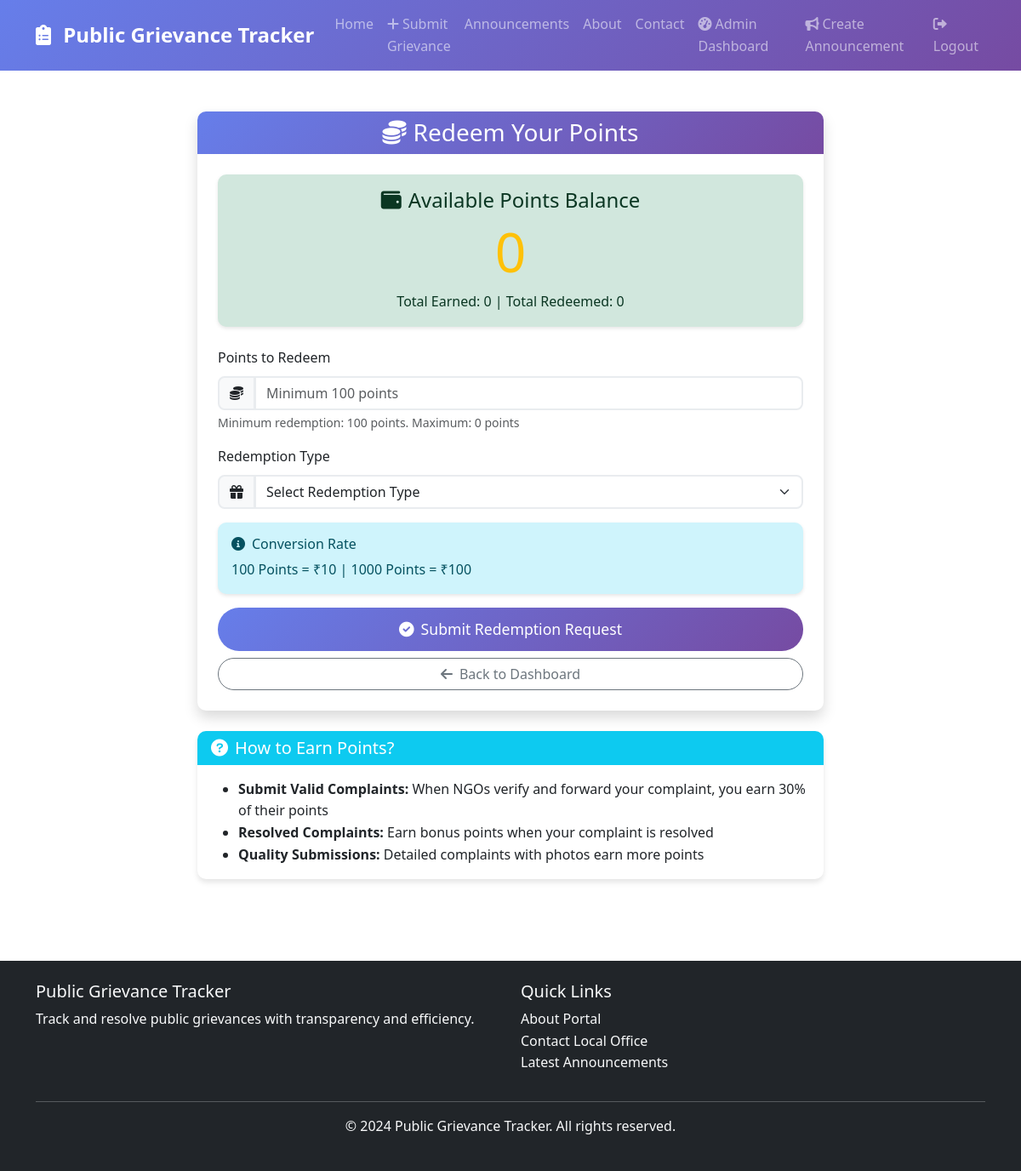
/redeem-points (signed in), run on the app's committed database.
### app.py (models this page shows)
class User(UserMixin, db.Model):
    id = db.Column(db.Integer, primary_key=True)
    aadhaar_number = db.Column(db.String(12), unique=True, nullable=False)
    full_name = db.Column(db.String(100), nullable=False)
    email = db.Column(db.String(120), unique=True, nullable=False)
    phone = db.Column(db.String(10), nullable=False)
    state = db.Column(db.String(50))  # User's state
    district = db.Column(db.String(50))  # User's district
    role = db.Column(db.String(20), nullable=False)  # 'citizen', 'admin', or 'ngo'
    assigned_area = db.Column(db.String(100))  # For admin users
    organization_name = db.Column(db.String(200))  # For NGO users
    registration_number = db.Column(db.String(50))  # NGO registration number
    ngo_type = db.Column(db.String(100))  # Type of NGO (social welfare, environment, etc.)
    points_balance = db.Column(db.Integer, default=0)
    total_points_earned = db.Column(db.Integer, default=0)
    total_points_redeemed = db.Column(db.Integer, default=0)
    created_at = db.Column(db.DateTime, default=datetime.utcnow)

### app.py (the view, shortened to what this page needs)
@app.route('/redeem-points', methods=['GET', 'POST'])
@login_required
def redeem_points():
    return render_template('redeem_points.html')

### app.py (called while the page is built)
@login_manager.user_loader
def load_user(user_id):
    return User.query.get(int(user_id))

### templates/redeem_points.html (shortened to what this page needs)
{% extends "base.html" %}
{% block content %}
<div class="container py-5">
    <div class="row justify-content-center">
        <div class="col-md-8">
            <div class="card shadow">
                <div class="card-header text-white text-center" style="background: linear-gradient(135deg, #667eea 0%, #764ba2 100%);">
                    <h3 class="mb-0">
                        <i class="fas fa-coins me-2"></i>Redeem Your Points
                    </h3>
                </div>
                <div class="card-body p-4">
                    <div class="alert alert-success text-center mb-4">
                        <h4 class="mb-2">
                            <i class="fas fa-wallet me-2"></i>Available Points Balance
                        </h4>
                        <h1 class="display-3 mb-0 text-warning">{{ current_user.points_balance }}</h1>
                        <p class="mb-0 mt-2">Total Earned: {{ current_user.total_points_earned }} | Total Redeemed: {{ current_user.total_points_redeemed }}</p>
                    </div>
                    <form method="POST">
                        <div class="mb-3">
                            <label for="points" class="form-label">Points to Redeem</label>
                            <div class="input-group">
                                <span class="input-group-text">
                                    <i class="fas fa-coins"></i>
                                </span>
                                <input type="number" class="form-control" id="points" name="points"
                                       min="100" max="{{ current_user.points_balance }}" required
                                       placeholder="Minimum 100 points">
                            </div>
                            <div class="form-text">Minimum redemption: 100 points. Maximum: {{ current_user.points_balance }} points</div>
                        </div>
                        <div class="mb-3">
                            <label for="redemption_type" class="form-label">Redemption Type</label>
                            <div class="input-group">
                                <span class="input-group-text">
                                    <i class="fas fa-gift"></i>
                                </span>
                                <select class="form-select" id="redemption_type" name="redemption_type" required onchange="updateRedemptionDetails()">
                                    <option value="">Select Redemption Type</option>
                                </select>
                            </div>
                        </div>
                        <div class="alert alert-info">
                            <h6><i class="fas fa-info-circle me-2"></i>Conversion Rate</h6>
                            <p class="mb-0">100 Points = ₹10 | 1000 Points = ₹100</p>
                        </div>
                        <div class="d-grid gap-2">
                            <button type="submit" class="btn btn-lg" style="background: linear-gradient(135deg, #667eea 0%, #764ba2 100%); color: white; border: none;">
                                <i class="fas fa-check-circle me-2"></i>Submit Redemption Request
                            </button>
                            <a href="{{ url_for('citizen_dashboard') if current_user.role == 'citizen' else url_for('ngo_dashboard') }}" class="btn btn-outline-secondary">
                                <i class="fas fa-arrow-left me-2"></i>Back to Dashboard
                            </a>
                        </div>
                    </form>
                </div>
            </div>
            <div class="card mt-4">
                <div class="card-header bg-info text-white">
                    <h5 class="mb-0">
                        <i class="fas fa-question-circle me-2"></i>How to Earn Points?
                    </h5>
                </div>
                <div class="card-body">
                    {% if current_user.role == 'ngo' %}
                        <ul class="mb-0">
                            <li><strong>Verify a Complaint:</strong> Earn 100 points for each complaint you verify</li>
                            <li><strong>Forward to Authorities:</strong> Successfully forwarding verified complaints helps citizens earn points too!</li>
                            <li><strong>Quality Verification:</strong> Accurate verifications may earn bonus points</li>
                        </ul>
                    {% else %}
                        <ul class="mb-0">
                            <li><strong>Submit Valid Complaints:</strong> When NGOs verify and forward your complaint, you earn 30% of their points</li>
                            <li><strong>Resolved Complaints:</strong> Earn bonus points when your complaint is resolved</li>
                            <li><strong>Quality Submissions:</strong> Detailed complaints with photos earn more points</li>
                        </ul>
                    {% endif %}
                </div>
            </div>
        </div>
    </div>
</div>
{% endblock %}

### static/css/style.css (style rules this page uses)
body { font-family: 'Segoe UI', Tahoma, Geneva, Verdana, sans-serif; line-height: 1.6; }
.card { border: none; border-radius: 10px; box-shadow: 0 4px 6px rgba(0, 0, 0, 0.1); transition: transform 0.3s ease, box-shadow 0.3s ease; }
.card-header { border-radius: 10px 10px 0 0 !important; border-bottom: none; }
.btn { border-radius: 25px; font-weight: 500; transition: all 0.3s ease; }
.btn-lg { padding: 12px 30px; font-size: 1.1rem; }
.form-control, .form-select { border-radius: 8px; border: 2px solid #e9ecef; transition: border-color 0.3s ease, box-shadow 0.3s ease; }
.input-group-text { border-radius: 8px 0 0 8px; border: 2px solid #e9ecef; background-color: #f8f9fa; }
.alert { border-radius: 10px; border: none; box-shadow: 0 2px 4px rgba(0, 0, 0, 0.1); }

### data on the page
User: points_balance "0", total_points_earned "0", total_points_redeemed "0", points "Minimum 100 points"
